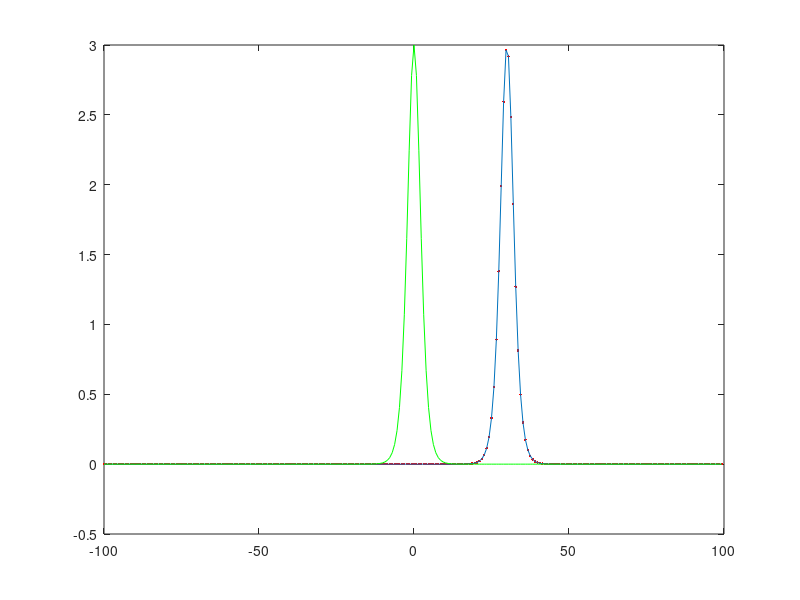

Write MATLAB code to recreate this figure.
%%%%%%%%%%%%%%%%%%%%%%%%%%%%%%%%%%%%%%%%%%%%%%%%%%%%%%%%%%%%%%%%%%%%%%%%%%%
%-% ------------------------------------------------------------------- %-%
%-% Approximate the solution to the BBM equation, which is given by     %-%
%-% u_t + u_x + uu_x - u_{xxt} = 0. The spatial domain is [-100,100]    %-%
%-% and periodic boundary conditions are assumed. The approximation is  %-%
%-% done by a exponential time differencing spectral method with RK4    %-%
%-% time-stepping.                                                      %-%
%-% ------------------------------------------------------------------- %-%
%-% Author: Maurice S. Fabien, University of Washington (Jan-Jun 2014)  %-%
%-%                          , Rice University          (2014-    )     %-%
%-% Email : fabien@rice.edu                                             %-%
%-% GitHub: https://github.com/msfabien/                                %-%
%-% ------------------------------------------------------------------- %-%
%%%%%%%%%%%%%%%%%%%%%%%%%%%%%%%%%%%%%%%%%%%%%%%%%%%%%%%%%%%%%%%%%%%%%%%%%%%


function Code_Listing_3_3_3()
    clear all; close all; clc;
    %Set spatial and temporal information
    N = 2^(8);
    L = 200; b = L/(2*(pi)); %spatial domain length and rescaling
    x = (L/N)*(-N/2:N/2-1)';
    T = 15; %Final time value
    dt = 1e-1; h = dt; %Large time step
    nmax = round(T/dt);
    %Parameters for exact solution to the BBM equation
    c_s = 2; %Profile speed
    U = @(x,t) 3*(c_s-1)*(sech( 0.5*sqrt((c_s-1)/c_s)*(x - c_s*t) )).^2;
    % Precompute ETDRK4 scalar quantities (due to Kassam-Trefethen):
    k = [0:N/2-1 0 -N/2+1:-1]'; % Wave numbers
    L = -1i*b*k./(b^2+k.^2); % Fourier multipliers
    E = exp(h*L); E2 = exp(h*L/2);
    M = 2^6; % Number of points for complex means
    r = exp(2i*pi*((1:M)-0.5)/M); % Roots of unity
    LR = h*L(:,ones(M,1))+r(ones(N,1),:);
    Q = h*mean( (exp(LR/2)-1)./LR ,2);
    f1 = h*mean((-4-LR+exp(LR).*(4-3*LR+LR.^2))./LR.^3,2);
    f2 = h*mean( (4+2*LR+exp(LR).*(-4+2*LR))./LR.^3,2);
    f3 = h*mean((-4-3*LR-LR.^2+exp(LR).*(4-LR))./LR.^3,2);
    g = 0.5*L;
    u = U(x,0.0); v = fft(u); %Initial conditon
    
    % March forward in time via ETDRK4 formula (due to Cox-Matthews):
    for index = 1:nmax
        Nv = g.*fft(real(ifft(v)).^2); a = E2.*v+Q.*Nv;
        Na = g.*fft(real(ifft(a)).^2); b = E2.*v+Q.*Na;
        Nb = g.*fft(real(ifft(b)).^2); c = E2.*a+Q.*(2*Nb-Nv);
        Nc = g.*fft(real(ifft(c)).^2);
        v = E.*v+(Nv.*f1+(Na+Nb).*f2+Nc.*f3);
    end
    u = real(ifft(v));
    Err = norm(u - U(x,T),inf)
    plot(x,u,'r.',x,U(x,T),x,U(x,0),'g')
end